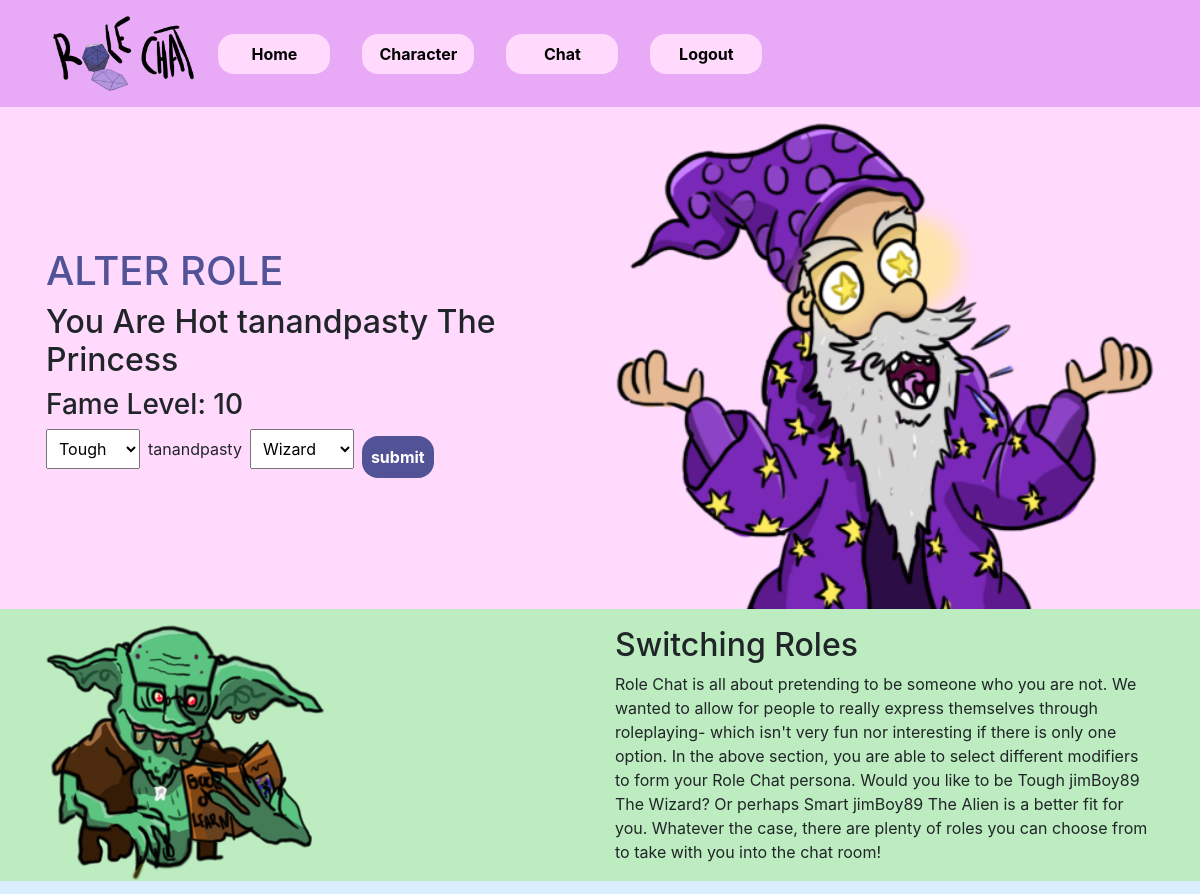
/character (signed in, upper part), run on an earlier commit of the app's database.
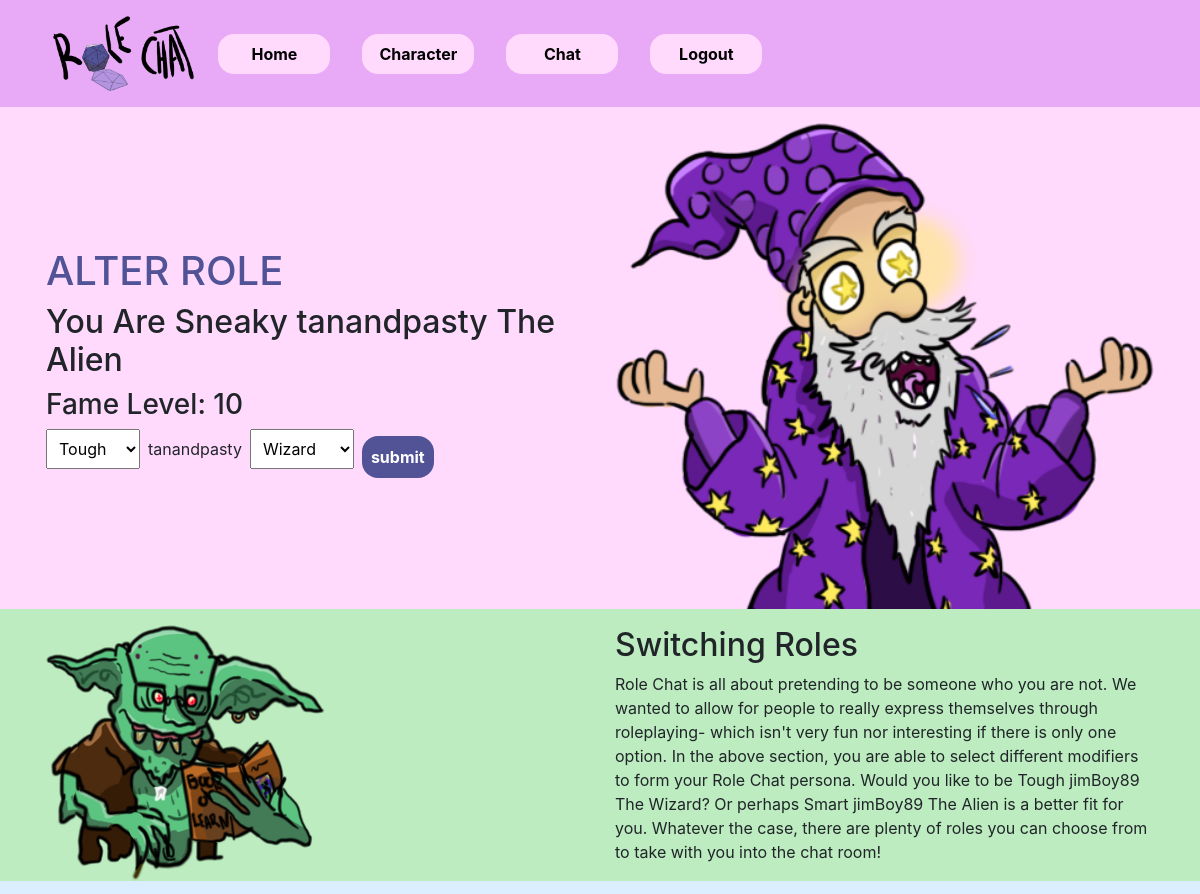
And on a later commit of the database.
### website/models.py (models this page shows)
class User(db.Model, UserMixin):
    id = db.Column(db.Integer, primary_key=True)
    username = db.Column(db.String(15), unique=True)
    password = db.Column(db.String(30))
    currency = db.Column(db.Integer, default=0)
    adjective = db.Column(db.String(30), default='Cowardly')
    role = db.Column(db.String(30), default='Wizard')

### website/views.py (the view)
@views.route('/character', methods=['GET', 'POST'])
@login_required
def character():
    user_to_update = User.query.filter_by(username=current_user.username).first()
    user_to_update.currency = 10
    db.session.commit()
    if request.method == 'POST':
        adjective = request.form.get('adjective')
        role = request.form.get('role')
        user_to_update = User.query.filter_by(username=current_user.username).first()
        user_to_update.adjective = adjective
        user_to_update.role = role
        db.session.commit()
        return render_template("character.html", user=current_user, adj1=adjectives1, adj2=adjectives2, adj3=adjectives3, role1=roles1, role2=roles2, role3=roles3)
    else:
        return render_template("character.html", user=current_user, adj1=adjectives1, adj2=adjectives2, adj3=adjectives3, role1=roles1, role2=roles2, role3=roles3)

### website/__init__.py (called while the page is built)
def create_app():
    app = Flask(__name__)
    app.config['SECRET_KEY'] = 'A project created by students from ECU University :)'
    app.config['SQLALCHEMY_DATABASE_URI'] = f'sqlite:///{DB_NAME}'
    db.init_app(app)
    from .views import views
    from .auth import auth
    app.register_blueprint(views, url_prefix='/')
    app.register_blueprint(auth, url_prefix='/')
    from .models import User, Role, Adjective
    create_database(app)
    login_manager = LoginManager()
    login_manager.login_view = 'auth.login'
    login_manager.init_app(app)
    @login_manager.user_loader
    def load_user(id):
        return User.query.get(int(id))
    return app

### website/templates/character.html (shortened to what this page needs)
{% extends "base.html" %}
{% block content %}
<section class="bg-color2">
  <div class="container">
      <div class="row align-items-center justify-content-center pt-3">
          <div class="col-lg p-3 w-100">
            <h1 class="text-uppercase text-purple">Alter Role</h1>
            <h2 class="fs-5">You Are {{ user.adjective }} {{ user.username }} The {{ user.role }}</h2>
            <h3>Fame Level: {{ user.currency }}</h3>
            <div>
                <form class="d-flex align-items-start justify-content-start" action="/character" method="post">
                  <select name="adjective" class="p-2">
                    {% for adjective in adj1 %}
                      <option value="{{adjective}}"> {{adjective}}</option>
                    {% endfor %}
                  </select>
                  <p class="p-2">{{user.username}}</p>
                  <select name="role" class="p-2">
                    {% for role in role1 %}
                      <option value="{{role}}"> {{role}}</option>
                    {% endfor %}
                  </select>
                  <input type="submit" class="ml-2 p-2 btn submit-button" value="submit">
                </form>
            </div>
          </div>
          <div class="col-lg">
              <img class="w-100 d-none d-lg-block" src="{{ url_for('static', filename='WebApps-Wizard.png') }}" alt="wizard">
          </div>
      </div>
  </div>
</section>
<section class="bg-color4">
  <div class="container">
      <div class="row align-items-center pt-3">
        <div class="col-lg">
          <img class="img-fluid" src="{{ url_for('static', filename='WebApps-Goblin.png') }}" alt="wizard">
        </div>
        <div class="col-lg">
          <h2>Switching Roles</h2>
          <div>
              <p>Role Chat is all about pretending to be someone who you are not.
                We wanted to allow for people to really express themselves through roleplaying-
                which isn't very fun nor interesting if there is only one option. In the above section,
                you are able to select different modifiers to form your Role Chat persona. Would you like
                to be Tough jimBoy89 The Wizard? Or perhaps Smart jimBoy89 The Alien is a better fit for you.
                Whatever the case, there are plenty of roles you can choose from to take with you into the
                chat room!
              </p>
          </div>
        </div>
      </div>
  </div>
</section>
<section class="bg-color3">
  <div class="container">
      <div class="row align-items-center pt-3">
      </div>
  </div>
</section>
{% endblock %}

### website/templates/base.html (shortened to what this page needs)
<!doctype html>
<html lang="en">
  <head>
    <link rel="stylesheet" href="https://cdn.jsdelivr.net/npm/bootstrap@4.3.1/dist/css/bootstrap.min.css">
    <link
        rel="stylesheet"
        type="text/css"
        href="{{ url_for('static', filename='main.css') }}"
    ></link>
  </head>
  <body>
    <nav class="navbar navbar-expand-lg navbar-light navbar-custom d-flex-lg">
      <div class="container">
          <div class="collapse navbar-collapse" id="navbar">
            <div class="navbar-nav">
              <a href="/" class="nav-item nav-link d-none d-lg-block" id="logo"><img class="navbar-logo" src="{{ url_for('static', filename='WebApps-RoleChatLogo.png') }}" alt="Role Chat Logo"></a>
              <a href="/" class="nav-item navbar-button-custom nav-link" id="home">Home</a>
              {% if user.is_authenticated %}
                <a href="/character" class="nav-item navbar-button-custom nav-link" id="character">Character</a>
                <a href="/chat" class="nav-item navbar-button-custom nav-link" id="chat">Chat</a>
                <a href="/logout" class="nav-item navbar-button-custom nav-link" id="logout">Logout</a>
              {% else %}
                <a href="/login" class="nav-item navbar-button-custom nav-link" id="login">Login</a>
              {% endif %}
            </div>
          </div>
        </div>
    </nav>
    {% block content %}
    {% endblock %}
  </body>
</html>

### website/static/main.css (style rules this page uses)
body { background-color: rgb(255, 218, 253) !important; }
.bg-color2 { background-color: rgb(255, 218, 253) !important; }
.bg-color3 { background-color: rgb(218, 238, 255) !important; }
.bg-color4 { background-color: rgb(188, 236, 191) !important; }
.navbar-custom { background-color: rgb(232, 170, 247) !important; display: flex; }
.navbar-logo { height: 75px; }
.navbar-button-custom { font-weight: bolder; align-self: center !important; text-align: center; color: black !important; background-color: rgb(255, 218, 253) !important; border-radius: 1em; margin: .5em 1em; padding: .5em 1em; width: 7em; }
.text-purple { color: #525396 !important; }
.submit-button { font-weight: bolder; align-self: center !important; text-align: center; color: white !important; background-color: #525396 !important; border-radius: 1em; }

What changed in the data, as far as the page shows it:
changed User "tanandpasty": adjective "Hot" → "Sneaky"; role "Princess" → "Alien"
